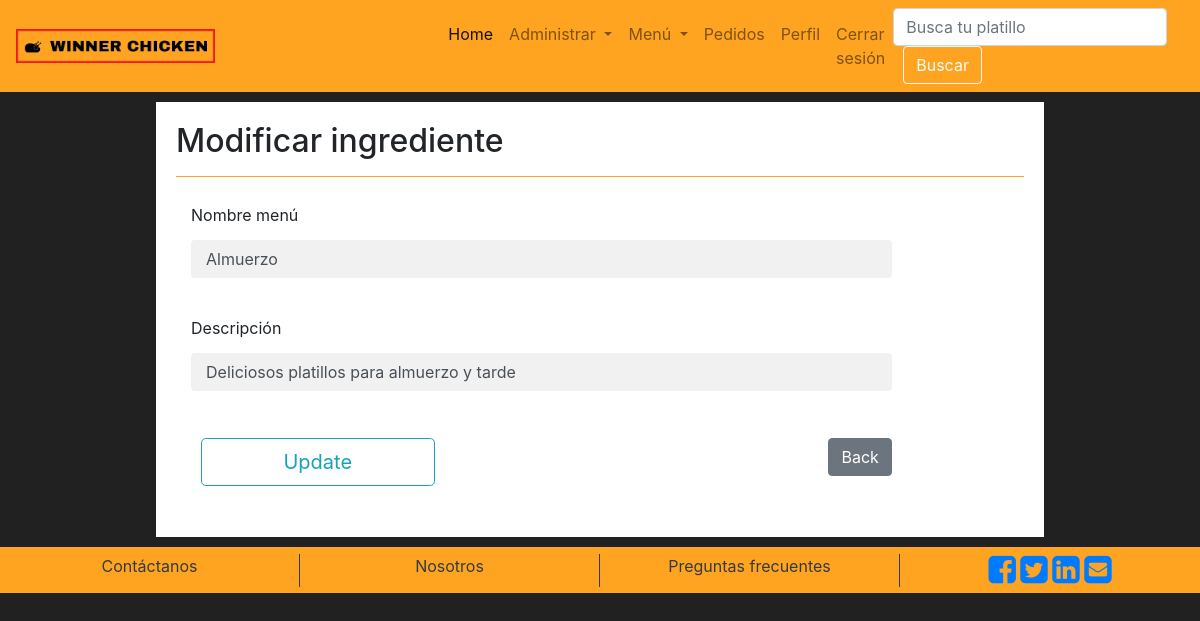
The app's page /updateMenu.php?id=1 (signed in) with its own data.
### tables this page shows
CREATE TABLE `menu` (
  `id_menu` int(11) NOT NULL,
  `nombre` varchar(100) NOT NULL,
  `descripcion` varchar(500) NOT NULL
);

### updateMenu.php (the view, shortened to what this page needs)
<?php
    include "php/conexion.php";
    if(isset($_GET['id'])){
        $buscar=$pdo->prepare('SELECT * FROM restaurante.menu WHERE id_menu=:_id');
		$buscar->execute(array(
			':_id'=>(int) $_GET['id']
		));
    $resultado=$buscar->fetch();
    $nmb=$resultado['nombre'];
    $dsp=$resultado['descripcion'];
    };
    ?>
<!DOCTYPE html>
<html lang="en">
<head>
    <link rel="stylesheet" href="https://stackpath.bootstrapcdn.com/bootstrap/4.4.1/css/bootstrap.min.css">
    <link rel="stylesheet" href="https://cdnjs.cloudflare.com/ajax/libs/font-awesome/4.7.0/css/font-awesome.min.css">
    <link rel="stylesheet" href="css/main.css">
</head>
<body>
<?php
          include "header.php"
            ?>
  <div class="container">
    <div class="register">
    <h2>Modificar ingrediente</h2>
    <hr>
      <div class="formulario">
          <form  method="post">
          <div class="form-group">
            <label >Nombre menú</label>
            <input name="nombre" type="text" class="form-control"  value="<?php echo $nmb; ?>">
          </div>
          <div  class="form-group ">
            <label >Descripción</label>
            <input name="descripcion" type="text" class="form-control" value="<?php echo $dsp; ?>">
          </div>
          <div  class="form-group botones">
          <input type="submit" class="btn btn-outline-info btn-lg col-4" name="update" value="Update">
          <a class="btn btn-secondary back" href="CRUD_menu.php">Back</a>
        </div>
          </form>
      </div>
    </div>
  </div>
<?php
          include "footer.php"
            ?>
</body>
</html>

### css/main.css (style rules this page uses)
.register { background-color: white; padding: 20px; margin: 10px; }
input[type=text], input[type=password] { width: 100%; padding: 15px; margin: 5px 0 22px 0; display: inline-block; border: none; background: #f1f1f1; }
hr { border: 1px solid #f1f1f1; margin-bottom: 25px; }
.btn { margin-left: 10px; }
.formulario { margin: 5px; padding: 10px; width: 85%; }
.register { width: 80%; margin: 0 auto; margin-top: 10px; margin-bottom: 10px; }
.back { float: right; }
.botones { margin-top: 25px; }
body { background-color: #212121; }
hr { margin-top: 1rem; margin-bottom: 1rem; border: 0; border-top: 1px solid #ffa420; }

### records on screen
menu: nombre "Almuerzo", descripcion "Deliciosos platillos para almuerzo y tarde"
